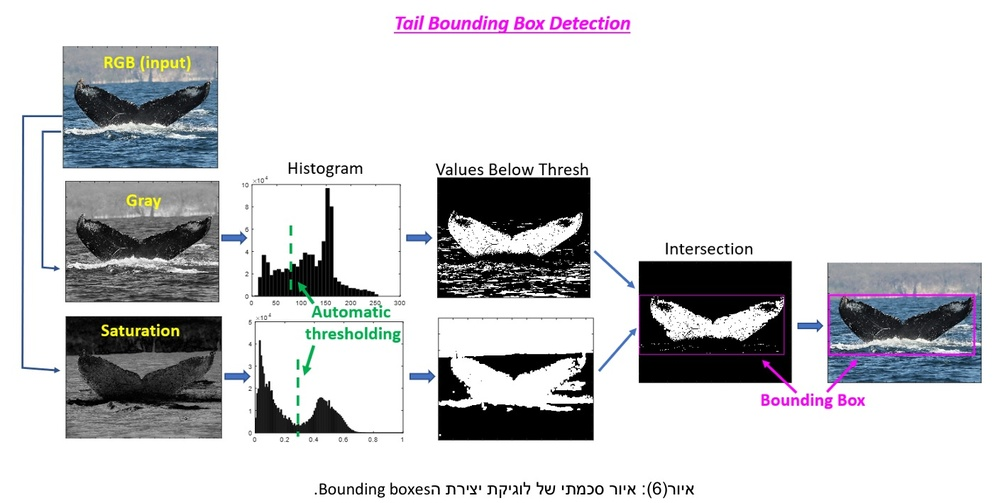
%> input picture images/1.jpg, 1000 x 503 px, shrunk from 1409 x 709 before the run
$ octave --eval "result = findBoundingBox(imread('../images/1.jpg'));"   (GNU Octave 9; MATLAB toolbox functions it lacks are replaced by stand-ins)
%> lines starting %> are read from the running program, lines starting %| are printed output that depends on the picture; in (x1, y1, x2, y2) boxes, pixels count from 0 and x2, y2 are one past the last pixel; in counts of white or black regions, pixels touching at a corner belong together; the program's own positions count from 1
function [xy1,xy2,rect] = findBoundingBox(rgb)
%Find Bounding Box
%CALL: [xy1,xy2,rect] = findBoundingBox(rgb)
%Input:  rgb image
%Output: xy1  - Left Top corner
%        xy2  - Right Bottom corner
%        rect - [x1,y1,dx,dy] (For use with "rectangle" (outside the current function))


%Separate RGB to [R,G,B] Channels
r=rgb(:,:,1);
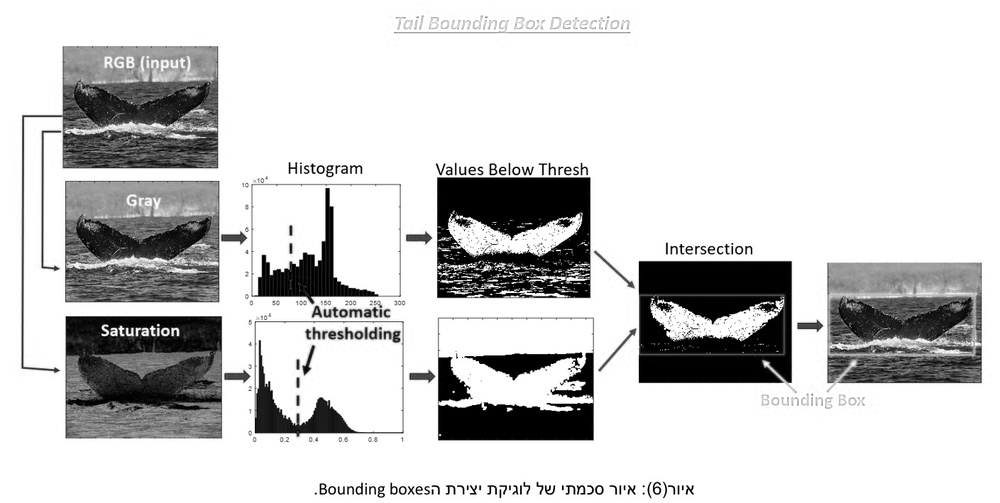
%> r: size 503x1000 uint8; min 0, max 255, mean 205.9
g=rgb(:,:,2);
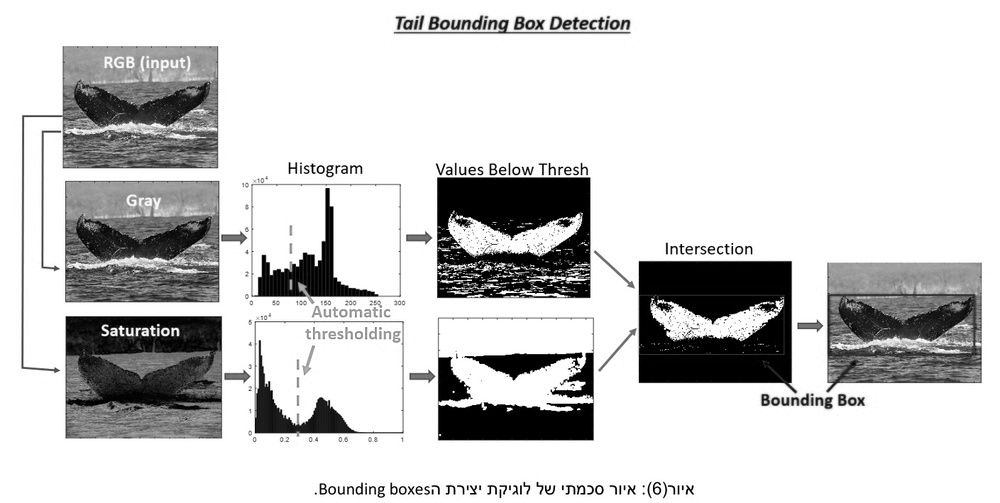
%> g: size 503x1000 uint8; min 0, max 255, mean 206.2
b=rgb(:,:,3);
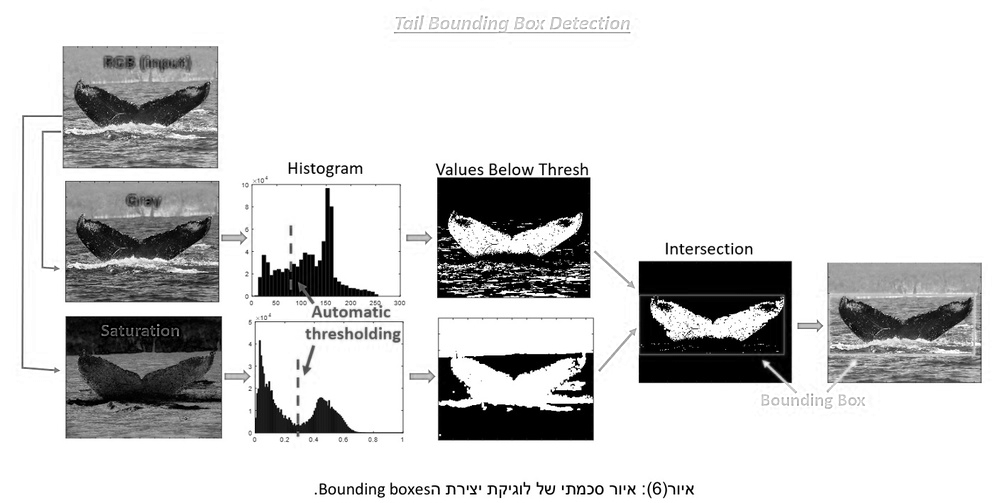
%> b: size 503x1000 uint8; min 0, max 255, mean 208.2

%Convert to HSV
hsv=rgb2hsv(rgb);
%> hsv: size 503x1000x3 double; mean H, S, V 0.0943, 0.0446, 0.82
H=hsv(:,:,1);
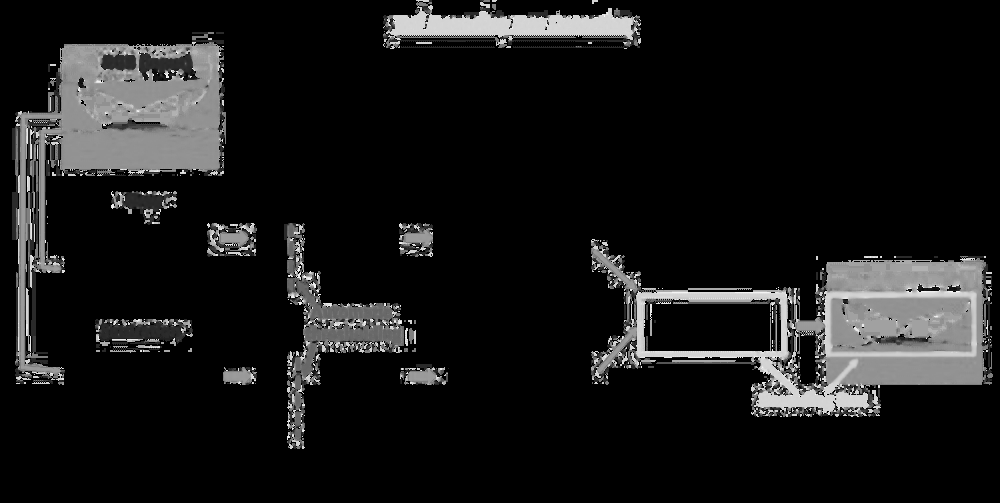
%> H: size 503x1000 double; min 0, max 0.983, mean 0.0943
S=hsv(:,:,2);
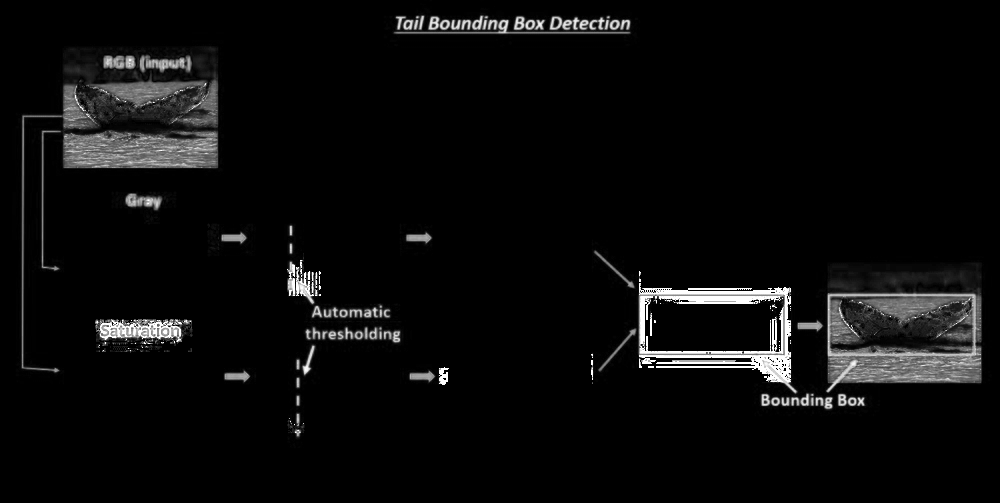
%> S: size 503x1000 double; min 0, max 1, mean 0.0446
imgGray=rgb2gray(rgb);
V  =imgGray; %Set V to Gray Image

%Multithresholding
th_S = multithresh(S,2);  %Saturation
%> th_S = [0.22 0.655]
th_V = multithresh(V,2);  %Gray Image
%> th_V = [72 190]

%Tails usually have low saturation
bwS = S < th_S(1);
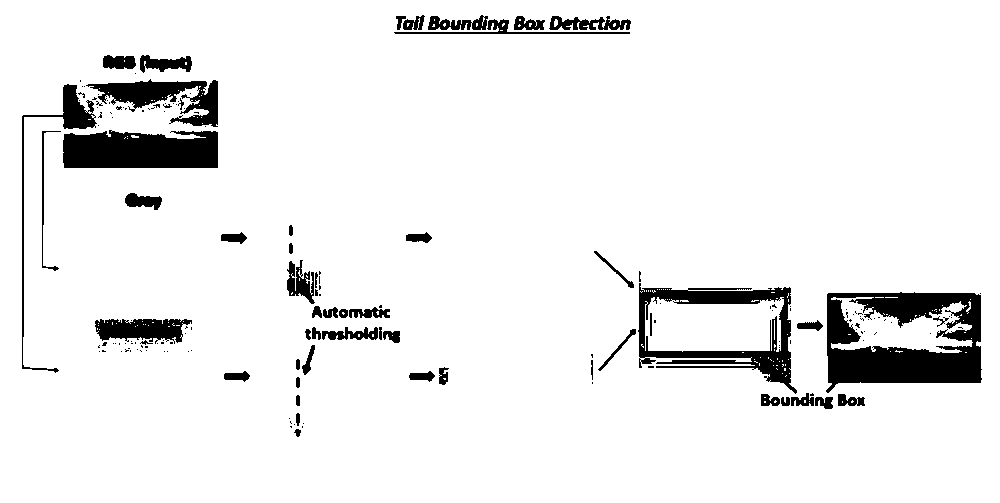
%> bwS: size 503x1000 logical; 93% white; 171 black regions (118 under 20 px), largest, box (x1, y1, x2, y2) and area: (826, 292, 982, 393) 9644, (638, 283, 797, 394) 5311, (63, 130, 218, 168) 5239
bwV = V < th_V(1);
%> bwV: size 503x1000 logical; 13.2% white; 722 white regions (629 under 20 px), largest, box (x1, y1, x2, y2) and area: (639, 262, 791, 383) 15240, (437, 178, 590, 298) 12506, (66, 317, 222, 410) 10136
bwS1  = imopen(bwS,ones(5)); %Open - morphology filter
%> bwS1: size 503x1000 logical; 91.8% white; 34 black regions (11 under 20 px), largest, box (x1, y1, x2, y2) and area: (598, 271, 982, 409) 18482, (22, 79, 218, 373) 10932, (394, 15, 631, 34) 3335
bw = (bwV & bwS1); %Image Intersection
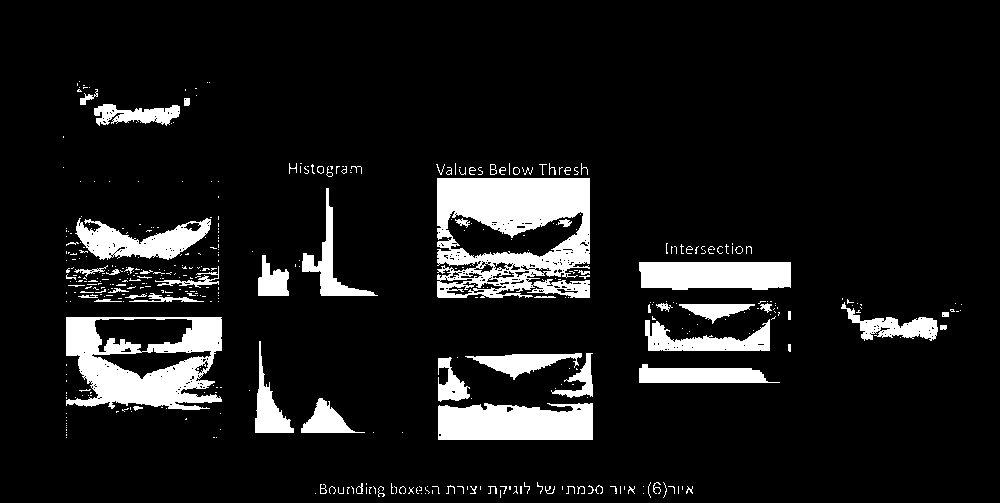
%> bw: size 503x1000 logical; 10.3% white; 442 white regions (367 under 20 px), largest, box (x1, y1, x2, y2) and area: (437, 178, 590, 298) 12506, (66, 317, 222, 410) 8415, (438, 403, 593, 440) 5173

[y,x] = find(bw); %Get relevant pixels
%> y = 51716 values from 82 to 498; x = 51716 values from 64 to 962
siz = size(rgb);
%> siz = [503 1000 3]
[xy1,xy2,rect] = cunstructBoundingBox(x,y,siz);

%If B-Box doesn't exist - try high saturation
if isempty(xy1)
    bwS = S > th_S(2); %high saturation
    bwS1  = imopen(bwS,ones(5)); %Open - morphology filter
    bw = (bwV & bwS1); %Image Intersection
    [y,x] = find(bw);  %Get relevant pixels
    [xy1,xy2,rect] = cunstructBoundingBox(x,y,siz);
end

return

% [12 lines of commented-out code are left out]

return

%===================================
function [xy1,xy2,rect] = cunstructBoundingBox(x,y,siz)
%> called with siz = [503 1000 3]

x1=min(x); x2=max(x);
%> after `x1=min(x)`: x1 = 64
%> after `x2=max(x)`: x2 = 962
y1=min(y); y2=max(y);
%> after `y1=min(y)`: y1 = 82
%> after `y2=max(y)`: y2 = 498
dx=x2-x1+1;
%> dx = 899
dy=y2-y1+1;
%> dy = 417

xy1 = [x1,y1]; %Left Top corner
%> xy1 = [64 82]
xy2 = [x2,y2]; %Right Bottom corner
%> xy2 = [962 498]
rect = [x1,y1,dx,dy];
%> rect = [64 82 899 417]

if ~isempty(xy1)
    nx=siz(2); ny=siz(1);
%> after `nx=siz(2)`: nx = 1000
%> after `ny=siz(1)`: ny = 503
    area = dx*dy;
%> area = 374883
    r = area/(nx*ny);
%> r = 0.745
    if r < 0.1
        xy1= [];
        xy2= [];
        rect = [];
    end
end
%> in findBoundingBox, `[xy1,xy2,rect] = cunstructBoundingBox(x,y,siz);`: xy1 = [64 82]; xy2 = [962 498]; rect = [64 82 899 417]
%> `result = findBoundingBox(imread('../images/1.jpg'));`: result = [64 82]

$ run again, on images/2.jpg
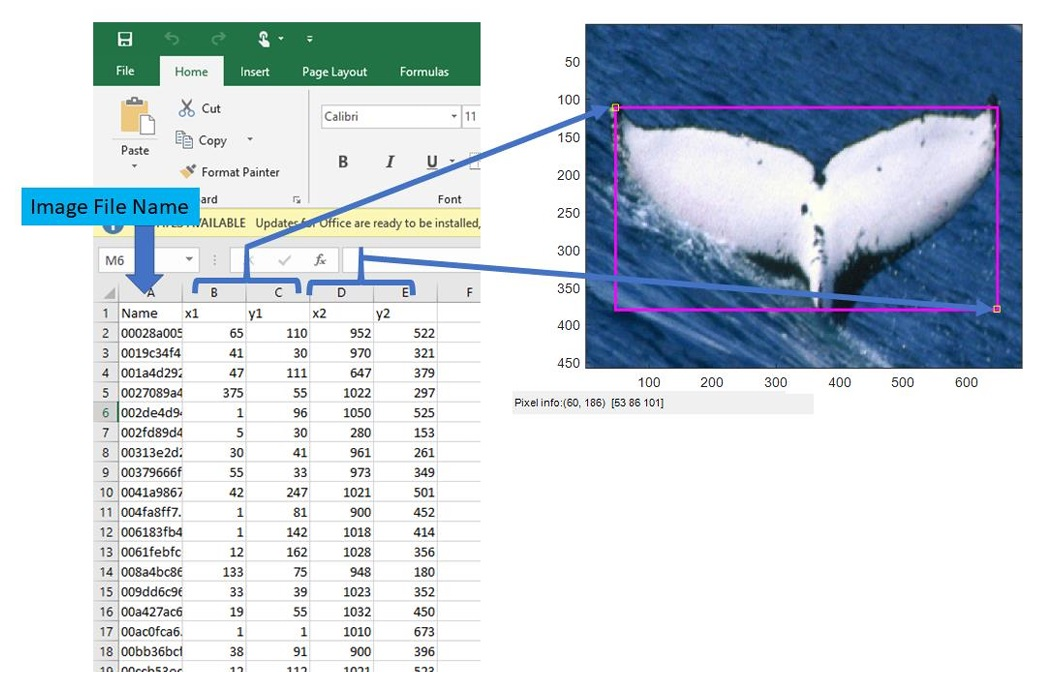
%> input picture images/2.jpg, 1040 x 696 px
%> hsv: size 696x1040x3 double; mean H, S, V 0.235, 0.155, 0.87
%> th_S = [0.176 0.533]
%> th_V = [104 193]
%> in findBoundingBox, `bwS = S < th_S(1);`:
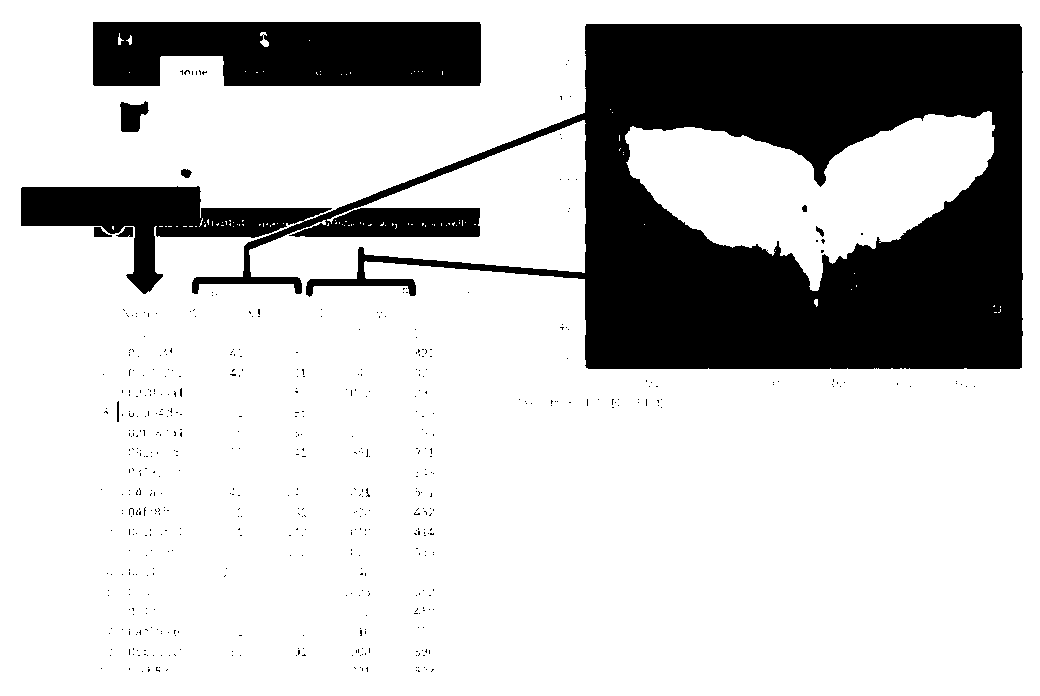
%> bwS: size 696x1040 logical; 77.5% white; 526 black regions (517 under 20 px), largest, box (x1, y1, x2, y2) and area: (21, 24, 1023, 369) 137638, (93, 22, 481, 86) 22766, (120, 101, 149, 132) 622
%> bwV: size 696x1040 logical; 18.3% white; 1344 white regions (1251 under 20 px), largest, box (x1, y1, x2, y2) and area: (582, 24, 1022, 369) 88397, (94, 22, 480, 86) 20545, (826, 128, 997, 309) 12176
%> bwS1: size 696x1040 logical; 77.2% white; 302 black regions (264 under 20 px), largest, box (x1, y1, x2, y2) and area: (21, 24, 1023, 369) 138791, (93, 22, 481, 86) 22893, (120, 101, 149, 132) 625
%> in findBoundingBox, `bw = (bwV & bwS1);`:
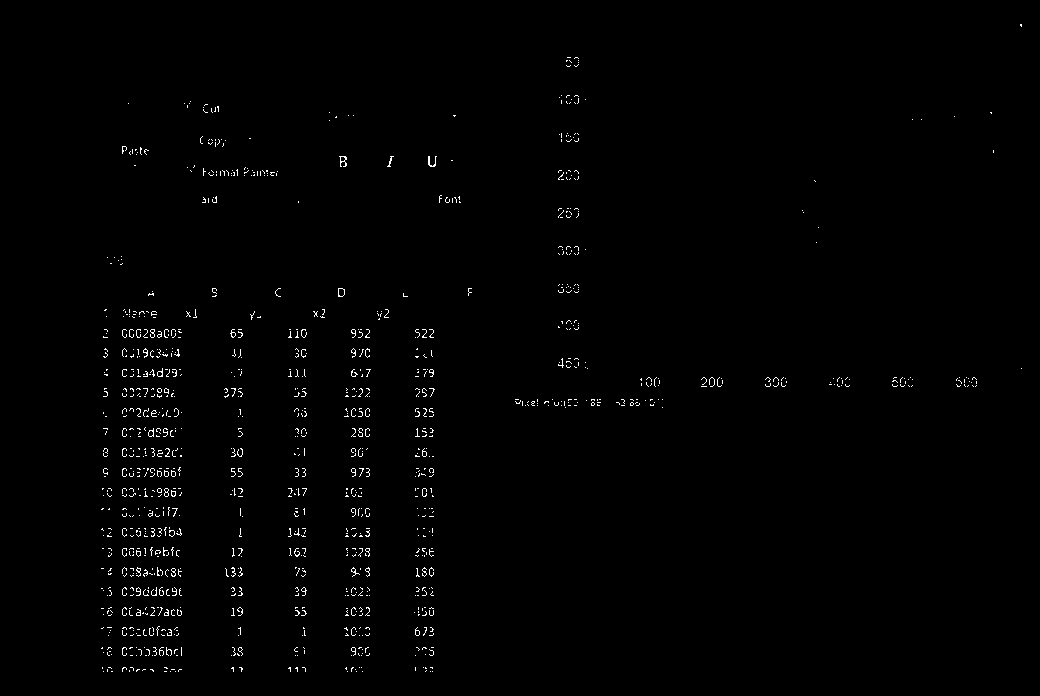
%> bw: size 696x1040 logical; 0.87% white in thin lines or dots, all inside (x1, y1, x2, y2) = (101, 24, 1022, 672)
%> y = 6314 values from 25 to 672; x = 6314 values from 102 to 1022
%> x1 = 102
%> x2 = 1022
%> y1 = 25
%> y2 = 672
%> dx = 921
%> dy = 648
%> in cunstructBoundingBox, `xy1 = [x1,y1];`: xy1 = [102 25]
%> in cunstructBoundingBox, `xy2 = [x2,y2];`: xy2 = [1022 672]
%> in cunstructBoundingBox, `rect = [x1,y1,dx,dy];`: rect = [102 25 921 648]
%> area = 596808
%> in cunstructBoundingBox, `r = area/(nx*ny);`: r = 0.825
%> in findBoundingBox, `[xy1,xy2,rect] = cunstructBoundingBox(x,y,siz);`: xy1 = [102 25]; xy2 = [1022 672]; rect = [102 25 921 648]
%> result = [102 25]

$ run again, on images/3.jpg
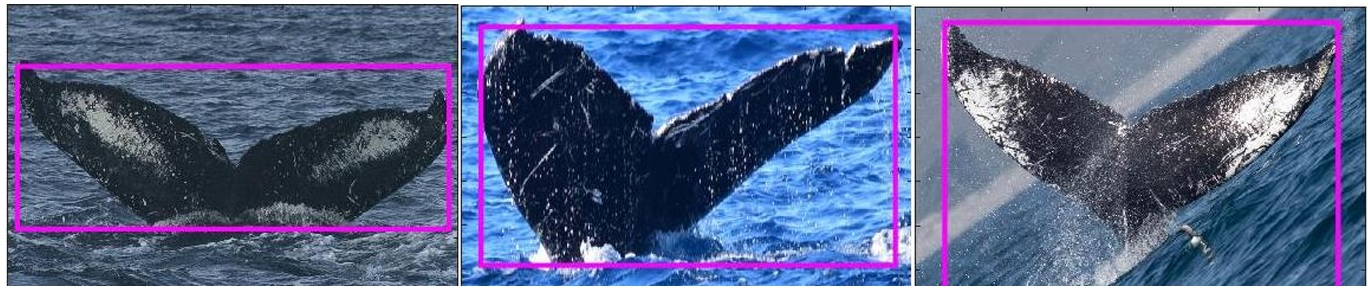
%> input picture images/3.jpg, 1368 x 288 px
%> hsv: size 288x1368x3 double; mean H, S, V 0.609, 0.449, 0.539
%> th_S = [0.302 0.62]
%> th_V = [78 154]
%> in findBoundingBox, `bwS = S < th_S(1);`:
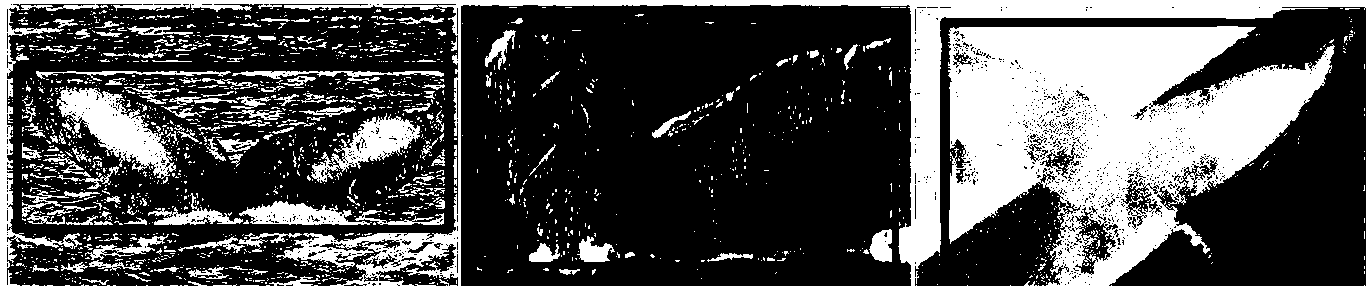
%> bwS: size 288x1368 logical; 31.3% white; 1878 white regions (1688 under 20 px), largest, box (x1, y1, x2, y2) and area: (0, 0, 1368, 288) 90134, (56, 86, 176, 179) 4534, (311, 113, 420, 183) 2670
%> bwV: size 288x1368 logical; 36.4% white; 2032 white regions (1826 under 20 px), largest, box (x1, y1, x2, y2) and area: (483, 29, 893, 263) 46972, (19, 69, 447, 227) 32897, (7, 4, 458, 286) 10077
%> bwS1: size 288x1368 logical; 20.3% white; 98 white regions (3 under 20 px), largest, box (x1, y1, x2, y2) and area: (949, 26, 1333, 240) 43049, (0, 0, 1368, 288) 20611, (1046, 205, 1176, 288) 3312
%> in findBoundingBox, `bw = (bwV & bwS1);`:
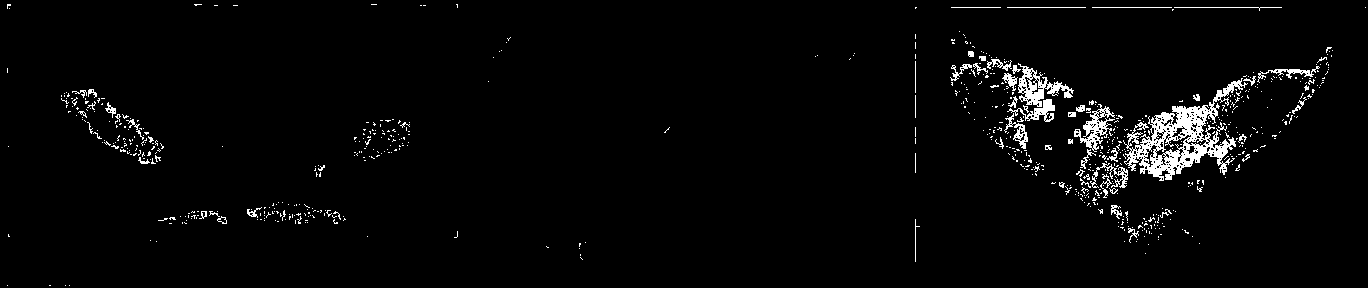
%> bw: size 288x1368 logical; 2.9% white in thin lines or dots
%> y = 11241 values from 5 to 286; x = 11241 values from 8 to 1366
%> x1 = 8
%> x2 = 1366
%> y1 = 5
%> y2 = 286
%> dx = 1359
%> dy = 282
%> in cunstructBoundingBox, `xy1 = [x1,y1];`: xy1 = [8 5]
%> in cunstructBoundingBox, `xy2 = [x2,y2];`: xy2 = [1366 286]
%> in cunstructBoundingBox, `rect = [x1,y1,dx,dy];`: rect = [8 5 1359 282]
%> area = 383238
%> in cunstructBoundingBox, `r = area/(nx*ny);`: r = 0.973
%> in findBoundingBox, `[xy1,xy2,rect] = cunstructBoundingBox(x,y,siz);`: xy1 = [8 5]; xy2 = [1366 286]; rect = [8 5 1359 282]
%> result = [8 5]
